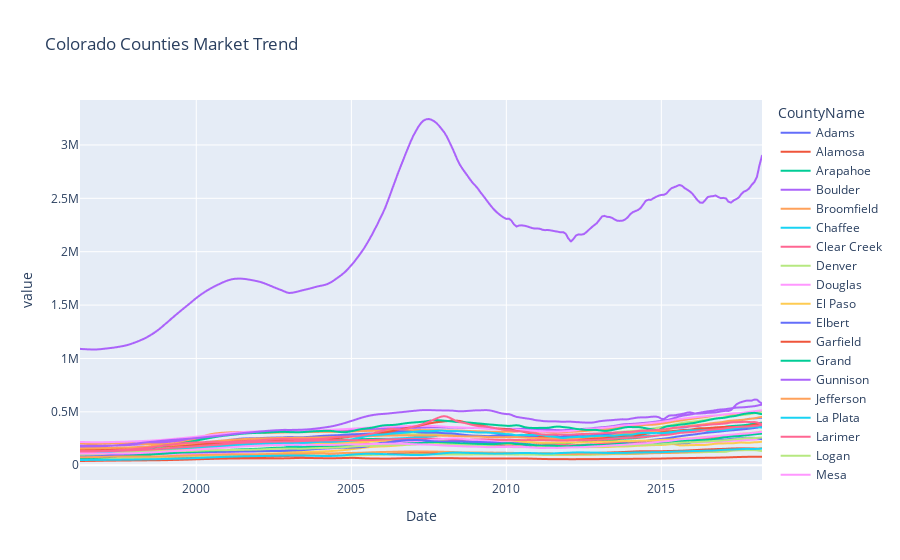

This figure's notebook cell:
### Code cell
# what does the market trend look like for each county in CO
fig = px.line(
    co_df.pivot_table("value", "Date", "CountyName"),
    title="Colorado Counties Market Trend"
)
fig.show()

### Figure 1 — Plotly figure (JSON) as saved in the notebook; plotly's stock layout.template omitted (floating-point values rounded to 4 significant figures; data arrays with more than 128 entries replaced by an {"elided": "..."} marker saying what was removed)
{"data": [{"hovertemplate": "CountyName=Adams<br>Date=%{x}<br>value=%{y}<extra></extra>", "legendgroup": "Adams", "line": {"color": "#636efa", "dash": "solid"}, "mode": "lines", "name": "Adams", "showlegend": true, "type": "scattergl", "x": {"elided": "265 str values"}, "xaxis": "x", "y": {"elided": "265 float values"}, "yaxis": "y"}, {"hovertemplate": "CountyName=Alamosa<br>Date=%{x}<br>value=%{y}<extra></extra>", "legendgroup": "Alamosa", "line": {"color": "#EF553B", "dash": "solid"}, "mode": "lines", "name": "Alamosa", "showlegend": true, "type": "scattergl", "x": {"elided": "265 str values"}, "xaxis": "x", "y": {"elided": "265 int values"}, "yaxis": "y"}, {"hovertemplate": "CountyName=Arapahoe<br>Date=%{x}<br>value=%{y}<extra></extra>", "legendgroup": "Arapahoe", "line": {"color": "#00cc96", "dash": "solid"}, "mode": "lines", "name": "Arapahoe", "showlegend": true, "type": "scattergl", "x": {"elided": "265 str values"}, "xaxis": "x", "y": {"elided": "265 float values"}, "yaxis": "y"}, {"hovertemplate": "CountyName=Boulder<br>Date=%{x}<br>value=%{y}<extra></extra>", "legendgroup": "Boulder", "line": {"color": "#ab63fa", "dash": "solid"}, "mode": "lines", "name": "Boulder", "showlegend": true, "type": "scattergl", "x": {"elided": "265 str values"}, "xaxis": "x", "y": {"elided": "265 float values"}, "yaxis": "y"}, {"hovertemplate": "CountyName=Broomfield<br>Date=%{x}<br>value=%{y}<extra></extra>", "legendgroup": "Broomfield", "line": {"color": "#FFA15A", "dash": "solid"}, "mode": "lines", "name": "Broomfield", "showlegend": true, "type": "scattergl", "x": {"elided": "265 str values"}, "xaxis": "x", "y": {"elided": "265 int values"}, "yaxis": "y"}, {"hovertemplate": "CountyName=Chaffee<br>Date=%{x}<br>value=%{y}<extra></extra>", "legendgroup": "Chaffee", "line": {"color": "#19d3f3", "dash": "solid"}, "mode": "lines", "name": "Chaffee", "showlegend": true, "type": "scattergl", "x": {"elided": "265 str values"}, "xaxis": "x", "y": {"elided": "265 float values"}, "yaxis": "y"}, {"hovertemplate": "CountyName=Clear Creek<br>Date=%{x}<br>value=%{y}<extra></extra>", "legendgroup": "Clear Creek", "line": {"color": "#FF6692", "dash": "solid"}, "mode": "lines", "name": "Clear Creek", "showlegend": true, "type": "scattergl", "x": {"elided": "265 str values"}, "xaxis": "x", "y": {"elided": "265 int values"}, "yaxis": "y"}, {"hovertemplate": "CountyName=Denver<br>Date=%{x}<br>value=%{y}<extra></extra>", "legendgroup": "Denver", "line": {"color": "#B6E880", "dash": "solid"}, "mode": "lines", "name": "Denver", "showlegend": true, "type": "scattergl", "x": {"elided": "265 str values"}, "xaxis": "x", "y": {"elided": "265 float values"}, "yaxis": "y"}, {"hovertemplate": "CountyName=Douglas<br>Date=%{x}<br>value=%{y}<extra></extra>", "legendgroup": "Douglas", "line": {"color": "#FF97FF", "dash": "solid"}, "mode": "lines", "name": "Douglas", "showlegend": true, "type": "scattergl", "x": {"elided": "265 str values"}, "xaxis": "x", "y": {"elided": "265 float values"}, "yaxis": "y"}, {"hovertemplate": "CountyName=El Paso<br>Date=%{x}<br>value=%{y}<extra></extra>", "legendgroup": "El Paso", "line": {"color": "#FECB52", "dash": "solid"}, "mode": "lines", "name": "El Paso", "showlegend": true, "type": "scattergl", "x": {"elided": "265 str values"}, "xaxis": "x", "y": {"elided": "265 float values"}, "yaxis": "y"}, {"hovertemplate": "CountyName=Elbert<br>Date=%{x}<br>value=%{y}<extra></extra>", "legendgroup": "Elbert", "line": {"color": "#636efa", "dash": "solid"}, "mode": "lines", "name": "Elbert", "showlegend": true, "type": "scattergl", "x": {"elided": "265 str values"}, "xaxis": "x", "y": {"elided": "265 int values"}, "yaxis": "y"}, {"hovertemplate": "CountyName=Garfield<br>Date=%{x}<br>value=%{y}<extra></extra>", "legendgroup": "Garfield", "line": {"color": "#EF553B", "dash": "solid"}, "mode": "lines", "name": "Garfield", "showlegend": true, "type": "scattergl", "x": {"elided": "265 str values"}, "xaxis": "x", "y": {"elided": "265 float values"}, "yaxis": "y"}, {"hovertemplate": "CountyName=Grand<br>Date=%{x}<br>value=%{y}<extra></extra>", "legendgroup": "Grand", "line": {"color": "#00cc96", "dash": "solid"}, "mode": "lines", "name": "Grand", "showlegend": true, "type": "scattergl", "x": {"elided": "265 str values"}, "xaxis": "x", "y": {"elided": "265 int values"}, "yaxis": "y"}, {"hovertemplate": "CountyName=Gunnison<br>Date=%{x}<br>value=%{y}<extra></extra>", "legendgroup": "Gunnison", "line": {"color": "#ab63fa", "dash": "solid"}, "mode": "lines", "name": "Gunnison", "showlegend": true, "type": "scattergl", "x": {"elided": "265 str values"}, "xaxis": "x", "y": {"elided": "265 float values"}, "yaxis": "y"}, {"hovertemplate": "CountyName=Jefferson<br>Date=%{x}<br>value=%{y}<extra></extra>", "legendgroup": "Jefferson", "line": {"color": "#FFA15A", "dash": "solid"}, "mode": "lines", "name": "Jefferson", "showlegend": true, "type": "scattergl", "x": {"elided": "265 str values"}, "xaxis": "x", "y": {"elided": "265 float values"}, "yaxis": "y"}, {"hovertemplate": "CountyName=La Plata<br>Date=%{x}<br>value=%{y}<extra></extra>", "legendgroup": "La Plata", "line": {"color": "#19d3f3", "dash": "solid"}, "mode": "lines", "name": "La Plata", "showlegend": true, "type": "scattergl", "x": {"elided": "265 str values"}, "xaxis": "x", "y": {"elided": "265 int values"}, "yaxis": "y"}, {"hovertemplate": "CountyName=Larimer<br>Date=%{x}<br>value=%{y}<extra></extra>", "legendgroup": "Larimer", "line": {"color": "#FF6692", "dash": "solid"}, "mode": "lines", "name": "Larimer", "showlegend": true, "type": "scattergl", "x": {"elided": "265 str values"}, "xaxis": "x", "y": {"elided": "265 float values"}, "yaxis": "y"}, {"hovertemplate": "CountyName=Logan<br>Date=%{x}<br>value=%{y}<extra></extra>", "legendgroup": "Logan", "line": {"color": "#B6E880", "dash": "solid"}, "mode": "lines", "name": "Logan", "showlegend": true, "type": "scattergl", "x": {"elided": "265 str values"}, "xaxis": "x", "y": {"elided": "265 int values"}, "yaxis": "y"}, {"hovertemplate": "CountyName=Mesa<br>Date=%{x}<br>value=%{y}<extra></extra>", "legendgroup": "Mesa", "line": {"color": "#FF97FF", "dash": "solid"}, "mode": "lines", "name": "Mesa", "showlegend": true, "type": "scattergl", "x": {"elided": "265 str values"}, "xaxis": "x", "y": {"elided": "265 float values"}, "yaxis": "y"}, {"hovertemplate": "CountyName=Montezuma<br>Date=%{x}<br>value=%{y}<extra></extra>", "legendgroup": "Montezuma", "line": {"color": "#FECB52", "dash": "solid"}, "mode": "lines", "name": "Montezuma", "showlegend": true, "type": "scattergl", "x": {"elided": "265 str values"}, "xaxis": "x", "y": {"elided": "265 float values"}, "yaxis": "y"}, {"hovertemplate": "CountyName=Montrose<br>Date=%{x}<br>value=%{y}<extra></extra>", "legendgroup": "Montrose", "line": {"color": "#636efa", "dash": "solid"}, "mode": "lines", "name": "Montrose", "showlegend": true, "type": "scattergl", "x": {"elided": "265 str values"}, "xaxis": "x", "y": {"elided": "265 float values"}, "yaxis": "y"}, {"hovertemplate": "CountyName=Otero<br>Date=%{x}<br>value=%{y}<extra></extra>", "legendgroup": "Otero", "line": {"color": "#EF553B", "dash": "solid"}, "mode": "lines", "name": "Otero", "showlegend": true, "type": "scattergl", "x": {"elided": "265 str values"}, "xaxis": "x", "y": {"elided": "265 float values"}, "yaxis": "y"}, {"hovertemplate": "CountyName=Park<br>Date=%{x}<br>value=%{y}<extra></extra>", "legendgroup": "Park", "line": {"color": "#00cc96", "dash": "solid"}, "mode": "lines", "name": "Park", "showlegend": true, "type": "scattergl", "x": {"elided": "265 str values"}, "xaxis": "x", "y": {"elided": "265 int values"}, "yaxis": "y"}, {"hovertemplate": "CountyName=Pitkin<br>Date=%{x}<br>value=%{y}<extra></extra>", "legendgroup": "Pitkin", "line": {"color": "#ab63fa", "dash": "solid"}, "mode": "lines", "name": "Pitkin", "showlegend": true, "type": "scattergl", "x": {"elided": "265 str values"}, "xaxis": "x", "y": {"elided": "265 float values"}, "yaxis": "y"}, {"hovertemplate": "CountyName=Pueblo<br>Date=%{x}<br>value=%{y}<extra></extra>", "legendgroup": "Pueblo", "line": {"color": "#FFA15A", "dash": "solid"}, "mode": "lines", "name": "Pueblo", "showlegend": true, "type": "scattergl", "x": {"elided": "265 str values"}, "xaxis": "x", "y": {"elided": "265 float values"}, "yaxis": "y"}, {"hovertemplate": "CountyName=Rio Grande<br>Date=%{x}<br>value=%{y}<extra></extra>", "legendgroup": "Rio Grande", "line": {"color": "#19d3f3", "dash": "solid"}, "mode": "lines", "name": "Rio Grande", "showlegend": true, "type": "scattergl", "x": {"elided": "265 str values"}, "xaxis": "x", "y": {"elided": "265 float values"}, "yaxis": "y"}, {"hovertemplate": "CountyName=Routt<br>Date=%{x}<br>value=%{y}<extra></extra>", "legendgroup": "Routt", "line": {"color": "#FF6692", "dash": "solid"}, "mode": "lines", "name": "Routt", "showlegend": true, "type": "scattergl", "x": {"elided": "265 str values"}, "xaxis": "x", "y": {"elided": "265 int values"}, "yaxis": "y"}, {"hovertemplate": "CountyName=Teller<br>Date=%{x}<br>value=%{y}<extra></extra>", "legendgroup": "Teller", "line": {"color": "#B6E880", "dash": "solid"}, "mode": "lines", "name": "Teller", "showlegend": true, "type": "scattergl", "x": {"elided": "265 str values"}, "xaxis": "x", "y": {"elided": "265 int values"}, "yaxis": "y"}, {"hovertemplate": "CountyName=Weld<br>Date=%{x}<br>value=%{y}<extra></extra>", "legendgroup": "Weld", "line": {"color": "#FF97FF", "dash": "solid"}, "mode": "lines", "name": "Weld", "showlegend": true, "type": "scattergl", "x": {"elided": "265 str values"}, "xaxis": "x", "y": {"elided": "265 float values"}, "yaxis": "y"}], "layout": {"legend": {"title": {"text": "CountyName"}, "tracegroupgap": 0}, "title": {"text": "Colorado Counties Market Trend"}, "xaxis": {"anchor": "y", "domain": [0, 1], "title": {"text": "Date"}}, "yaxis": {"anchor": "x", "domain": [0, 1], "title": {"text": "value"}}}}
